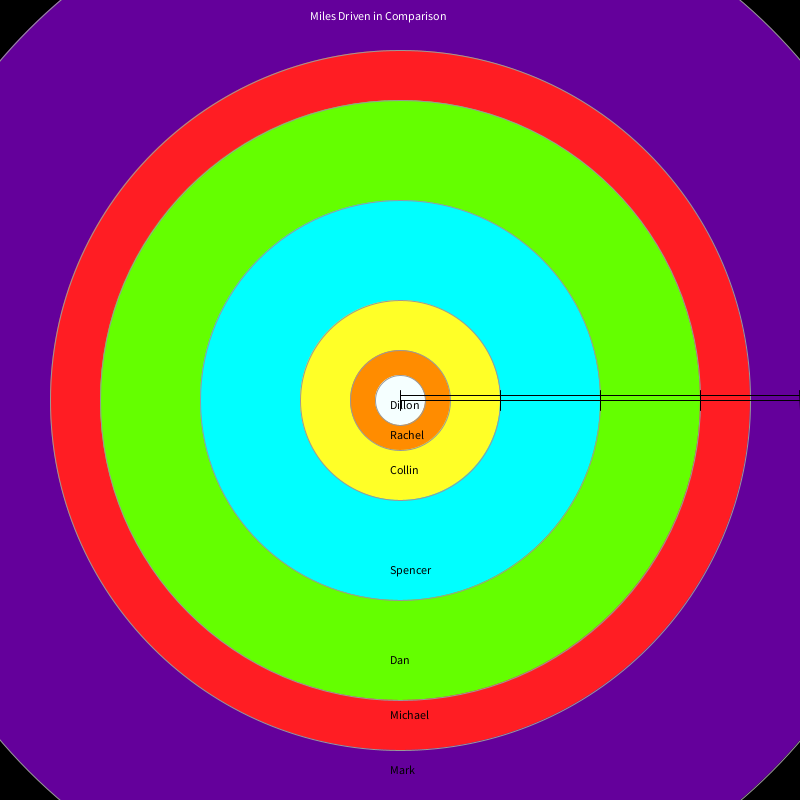
Frame 1 (no input)
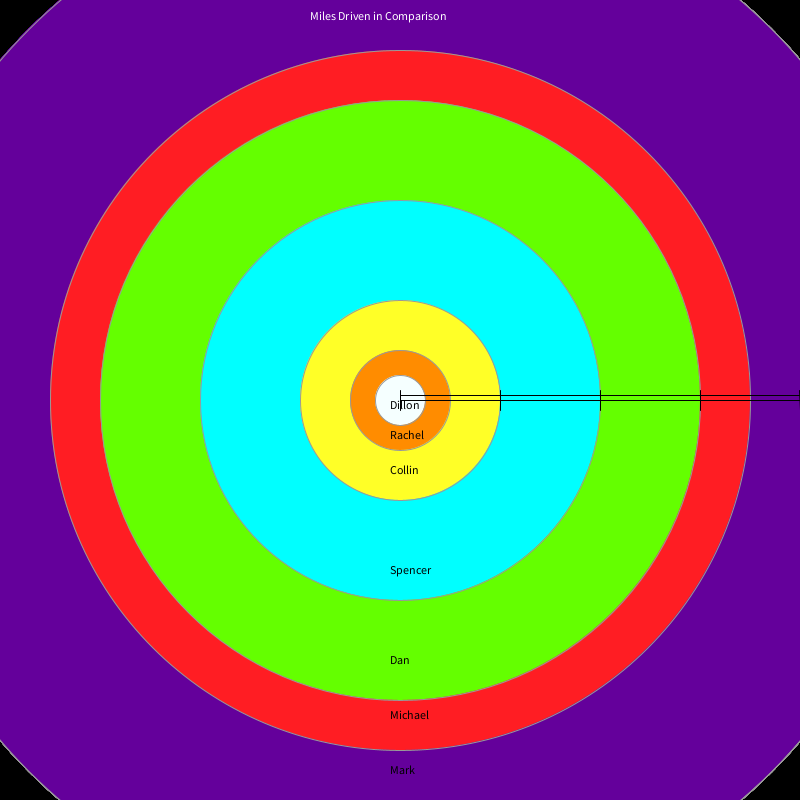
Frame 60 (the mouse pressed at the canvas centre just before this capture)
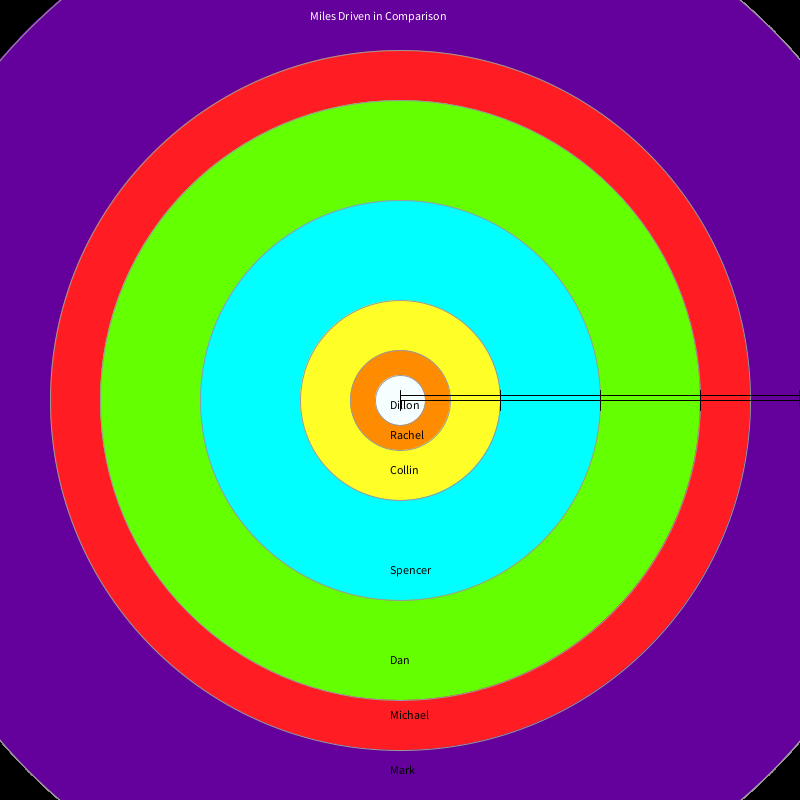
Frame 120 (the mouse held since frame 60 and released just before this capture)

The Processing sketch that drew these frames (run headless with seeded random() and noise(); from frame 60 on, the mouse is pressed at the canvas centre):

// Processing sketch: processing_35567
// ── processing_35567.pde

void setup() {
       size(800, 800);
       stroke(153);
       background(0);
     } 

     void draw() {
      stroke(153);
       fill(100,0,155);
       ellipse(400, 400, 1050, 1050);
       fill(255,29,35);
       ellipse(400, 400, 700, 700);
       fill(100,255,0);
       ellipse(400, 400, 600, 600);
       fill(0,255,255);
       ellipse(400, 400, 400, 400);
       fill(255,255,39);
       ellipse(400, 400, 200, 200);
       fill(255,140,0);
       ellipse(400, 400, 100, 100);
       fill(245,255,255);
       ellipse(400, 400, 50, 50);
       stroke(0);
       line(400, 400, 800, 400);
       line(400, 395, 800, 395);
       line(400, 410, 400, 390);
       line(500, 410, 500, 390);
       line(600, 410, 600, 390);
       line(700, 410, 700, 390);
       line(800, 410, 799, 390);
       fill(0);
       text("Mark", 390, 765, 150, 150);
        text("Dan", 390, 655, 150, 150);
         text("Michael", 390, 710, 150, 150);
          text("Spencer", 390, 565, 150, 150);
          text("Collin", 390, 465, 150, 150);
           text("Rachel", 390, 430, 150, 150);
            text("Dillon", 390, 400, 150, 150);
       fill(255);
       text("Miles Driven in Comparison", 310, 20);
     }
